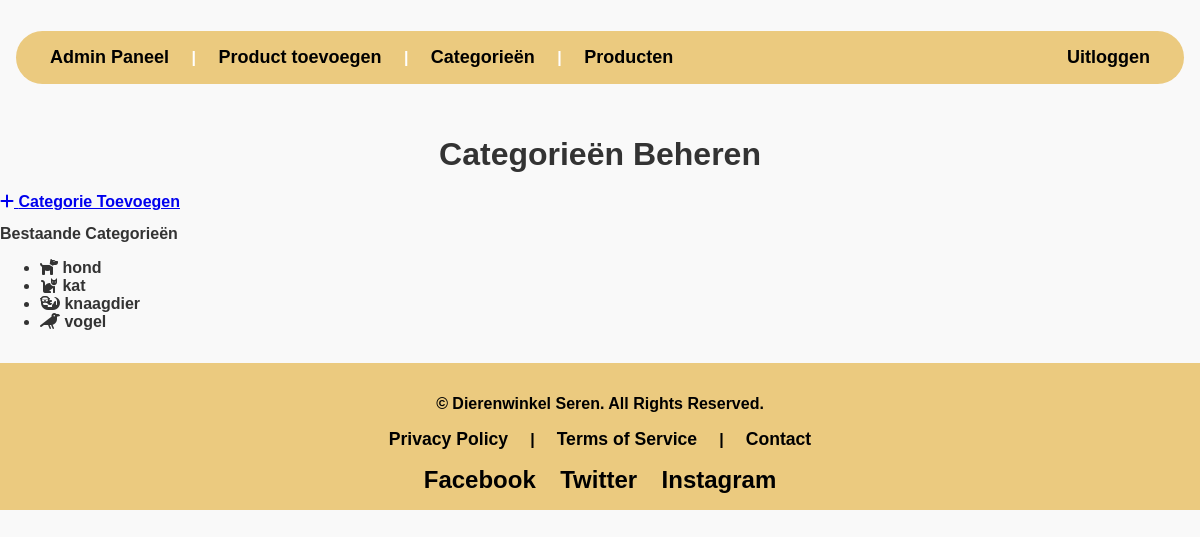
The page /categories.php (signed in) on the database its author committed.
### tables this page shows
CREATE TABLE `categories` (
  `id` int NOT NULL,
  `name` varchar(255) NOT NULL,
  `icon` varchar(255) DEFAULT NULL
);

### classes/Category.php (called while the page is built, shortened)
<?php
class Category {
    public static function getAllCategories() {
        $db = Db::getConnection();
        $stmt = $db->prepare("SELECT * FROM categories");
        $stmt->execute();
        return $stmt->fetchAll(\PDO::FETCH_ASSOC);
    }
}
?>

### categories.php (the view, shortened to what this page needs)
<?php
$categories = Category::getAllCategories();
?>
<!DOCTYPE html>
<html lang="en">
<head>
    <link rel="stylesheet" href="webshop.css">
    <link rel="stylesheet" href="https://cdnjs.cloudflare.com/ajax/libs/font-awesome/6.0.0-beta3/css/all.min.css">
</head>
<body>
<header>
<?php include_once("nav_admin.php"); ?>
    </header>
<h1>Categorieën Beheren</h1>
<div>
    <a href="category_add.php" class="btn-add-category">
        <i class="fas fa-plus"></i> Categorie Toevoegen
    </a>
</div>
<h2>Bestaande Categorieën</h2>
<ul>
    <?php foreach ($categories as $category): ?>
        <li>
            <i class="<?php echo htmlspecialchars($category['icon']); ?>"></i>
            <?php echo htmlspecialchars($category['name']); ?>
        </li>
    <?php endforeach; ?>
</ul>
<?php include_once("footer.php"); ?>
</body>
</html>

### webshop.css (style rules this page uses)
* { box-sizing: border-box; font-family: "new-zen", sans-serif; font-weight: 600; font-size: 1em; font-style: normal; }
body { height: 100%; position: relative; padding: 0; margin: 0; background-size: cover; background-position: center; background-image: url('https://img.freepik.com/premium-vector/naadloos-patroon-van-de-pootafdruk-van-katten-en-honden-op-blauwe-achtergrond_604817-259.jpg'); }
h1 { font-size: 1.2em; text-align: center; }
body { font-family: 'Arial', sans-serif; background-color: #f9f9f9; color: #333; margin: 0; padding: 0; }
header { padding: 15px 0; color: white; text-align: center; }
h1 { font-size: 2em; color: #333; margin-bottom: 20px; }

### rows shown on the page
categories: name "hond"
categories: name "kat"
categories: name "knaagdier"
categories: name "vogel"
